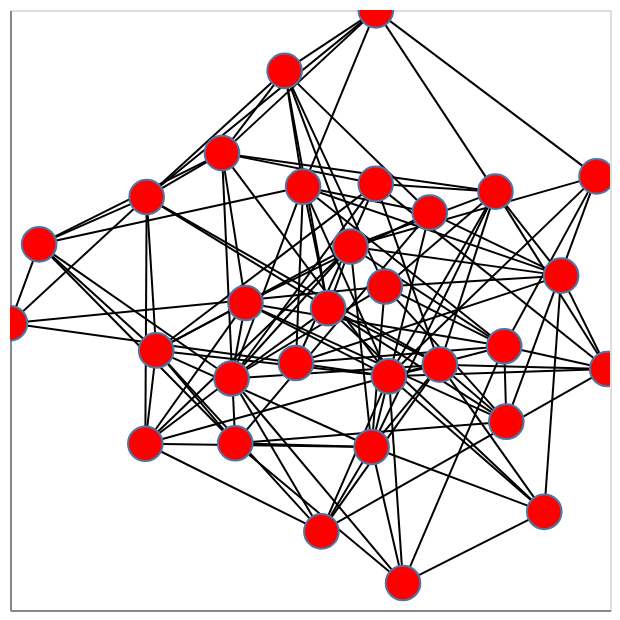

This figure's notebook cell:
### Code cell
nxa.draw_networkx(
    G=G,
    pos=pos,
    node_tooltip=['name', 'weight', 'viable']
).interactive()

### Figure 1 — Vega-Lite specification as saved in the notebook (floating-point values rounded to 4 significant figures; data arrays with more than 128 entries replaced by an {"elided": "..."} marker saying what was removed)
{"config": {"view": {"continuousWidth": 300, "continuousHeight": 300}}, "layer": [{"data": {"name": "data-a9007fc0439807fa4fe9f6f323b2b3a9"}, "mark": {"type": "line", "color": "black", "opacity": 1, "strokeWidth": 1}, "encoding": {"detail": {"field": "edge", "type": "quantitative"}, "x": {"axis": {"grid": false, "labels": false, "ticks": false, "title": ""}, "field": "x", "type": "quantitative"}, "y": {"axis": {"grid": false, "labels": false, "ticks": false, "title": ""}, "field": "y", "type": "quantitative"}}, "name": "view_1"}, {"data": {"name": "data-f02fbf1e39c36fee63bc3d0f6a923d5e"}, "mark": {"type": "point", "fill": "red", "opacity": 1, "size": 300, "strokeWidth": 1.0}, "encoding": {"tooltip": [{"field": "name", "type": "quantitative"}, {"field": "weight", "type": "quantitative"}, {"field": "viable", "type": "nominal"}], "x": {"axis": {"grid": false, "labels": false, "ticks": false}, "field": "x", "type": "quantitative"}, "y": {"axis": {"grid": false, "labels": false, "ticks": false}, "field": "y", "type": "quantitative"}}}], "params": [{"name": "param_1", "select": {"type": "interval", "encodings": ["x", "y"]}, "bind": "scales", "views": ["view_1"]}], "$schema": "https://vega.github.io/schema/vega-lite/v5.20.1.json", "datasets": {"data-a9007fc0439807fa4fe9f6f323b2b3a9": {"elided": "244 records"}, "data-f02fbf1e39c36fee63bc3d0f6a923d5e": [{"y": 0.4454, "viable": "yes", "x": 0.7597, "weight": -0.1003, "name": 724}, {"y": -0.1822, "viable": "yes", "x": 0.2895, "weight": 0.9893, "name": 674}, {"y": -0.4458, "viable": "no", "x": -0.594, "weight": 1.038, "name": 946}, {"y": 0.3248, "viable": "yes", "x": 0.2592, "weight": -0.7148, "name": 302}, {"y": 0.4205, "viable": "no", "x": 0.09708, "weight": 0.04453, "name": 438}, {"y": 0.7972, "viable": "yes", "x": -0.1762, "weight": 1.222, "name": 681}, {"y": 0.2189, "viable": "no", "x": -0.9126, "weight": 0.4741, "name": 391}, {"y": 0.3945, "viable": "yes", "x": 0.4564, "weight": -1.023, "name": 385}, {"y": -0.3722, "viable": "no", "x": 0.489, "weight": 0.4137, "name": 325}, {"y": -0.1966, "viable": "no", "x": 0.7918, "weight": 0.5001, "name": 74}, {"y": 0.3764, "viable": "yes", "x": -0.59, "weight": -0.4562, "name": 317}, {"y": 0.02349, "viable": "yes", "x": -0.2935, "weight": -2.1, "name": 143}, {"y": -0.1768, "viable": "yes", "x": -0.1422, "weight": 1.758, "name": 305}, {"y": -0.9101, "viable": "no", "x": 0.1791, "weight": -0.03197, "name": 584}, {"y": -0.04436, "viable": "no", "x": -1.0, "weight": 0.7923, "name": 31}, {"y": -0.6727, "viable": "yes", "x": 0.6028, "weight": 0.1845, "name": 365}, {"y": 0.5229, "viable": "yes", "x": -0.3641, "weight": 0.3265, "name": 166}, {"y": 0.1146, "viable": "yes", "x": 0.6535, "weight": -0.4226, "name": 751}, {"y": -0.4443, "viable": "yes", "x": -0.3242, "weight": -0.1884, "name": 918}, {"y": -0.738, "viable": "no", "x": -0.06582, "weight": -0.387, "name": 694}, {"y": 0.4111, "viable": "no", "x": -0.1208, "weight": 0.1604, "name": 653}, {"y": 0.006094, "viable": "no", "x": -0.04555, "weight": 0.8591, "name": 994}, {"y": -0.121, "viable": "yes", "x": 0.4826, "weight": 0.5877, "name": 779}, {"y": -0.4566, "viable": "no", "x": 0.08481, "weight": 0.2689, "name": 164}, {"y": -0.2283, "viable": "no", "x": -0.3354, "weight": 0.8191, "name": 333}, {"y": 0.2118, "viable": "yes", "x": 0.02141, "weight": -0.479, "name": 413}, {"y": -0.1348, "viable": "no", "x": -0.5615, "weight": 0.2943, "name": 52}, {"y": 0.9988, "viable": "no", "x": 0.09762, "weight": -1.166, "name": 930}, {"y": 0.07851, "viable": "yes", "x": 0.1247, "weight": 0.9536, "name": 816}, {"y": -0.2211, "viable": "no", "x": 0.1367, "weight": -0.4921, "name": 140}]}}
